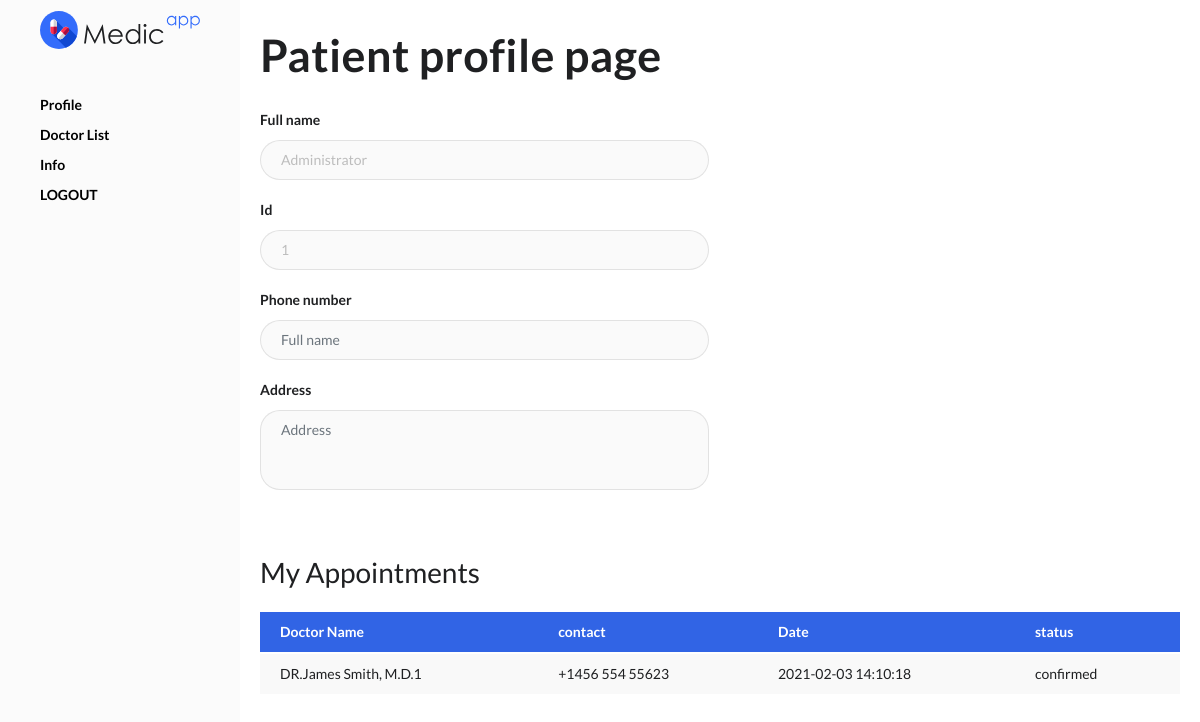
The page /patient/index.php (signed in) on the database as committed earlier.
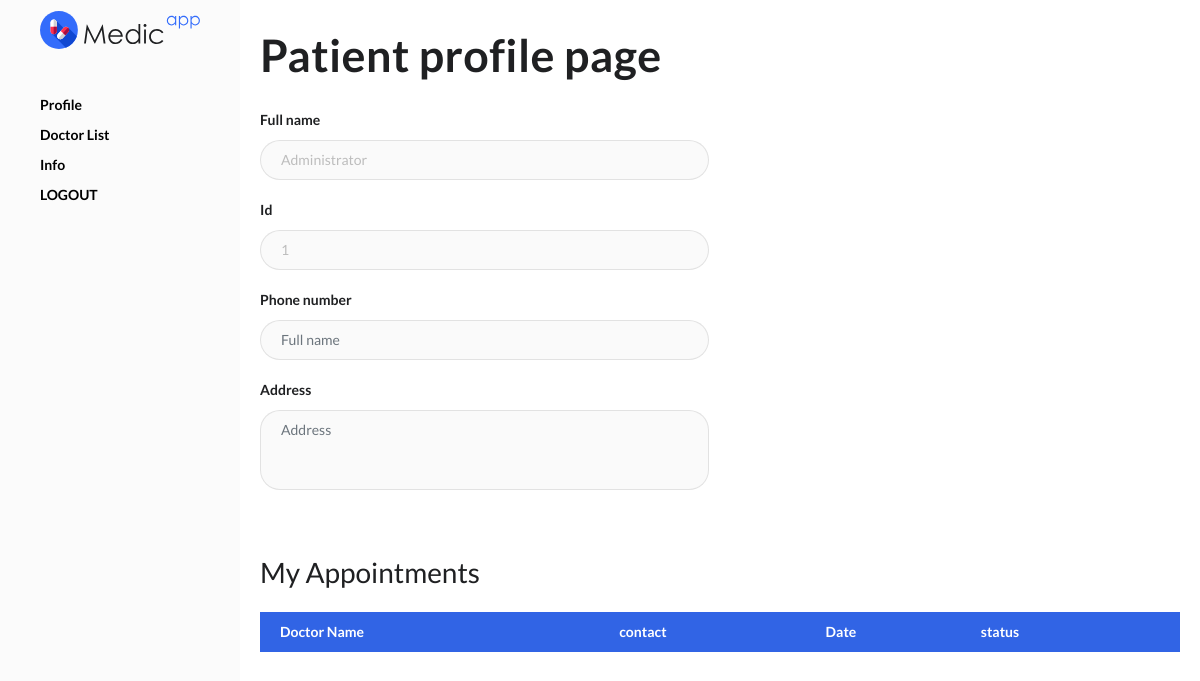
The same page on the database as committed later.
### tables this page shows
CREATE TABLE `users` (
  `id` int(30) NOT NULL,
  `name` varchar(200) NOT NULL,
  `address` text NOT NULL,
  `contact` text NOT NULL,
  `username` varchar(100) NOT NULL,
  `password` varchar(200) NOT NULL,
  `type` tinyint(1) NOT NULL DEFAULT 2 COMMENT '1=admin , 2 = doctor,3=patient'
);

CREATE TABLE `appointment_list` (
  `id` int(30) NOT NULL,
  `doctor_id` int(30) NOT NULL,
  `patient_id` int(30) NOT NULL,
  `schedule` varchar(255) NOT NULL,
  `status` tinyint(1) NOT NULL DEFAULT 0 COMMENT '0= for verification, 1=confirmed,2= reschedule,3=done',
  `date_created` datetime NOT NULL DEFAULT current_timestamp()
);

### include/DB_manage.php (called while the page is built, shortened)
<?php
class DB_Manage {
    function __construct() {
        require_once 'DB_Connect.php';
        $db = new Db_Connect();
         $this->db = $db->connect();
    }
}
?>

### include/DB_Connect.php (called while the page is built, shortened)
<?php
class DB_Connect {
    public function connect() {
        $this->conn = new mysqli(DB_HOST, DB_USER, DB_PASSWORD, DB_DATABASE);
        mysqli_set_charset( $this->conn,'utf8');
        return $this->conn;
    }
}
?>

### patient/index.php (the view, shortened to what this page needs)
<?php
require_once dirname(__FILE__, 2) . '/include/DB_Manage.php';
$mng = new DB_Manage();
if (!isset($_SESSION['id'])) {
    header("Location:../index.php");
    die();
} else {
    $stmt = $mng->db->prepare("SELECT * FROM `users` WHERE id =" .$_SESSION['id']);
    if ($stmt->execute()) {
        $order = $stmt->get_result()->fetch_assoc();
    }    }
    ?>
<!doctype html>
<html lang="en">
<head><base href="../">
    <link rel="stylesheet" href="assets/css/bootstrap/bootstrap.css">
    <link rel="stylesheet" href="assets/css/icofont.min.css">
    <link rel="stylesheet" href="assets/css/simple-line-icons.css">
    <link rel="stylesheet" href="assets/css/jquery.typeahead.css">
    <link rel="stylesheet" href="assets/css/datatables.min.css">
    <link rel="stylesheet" href="assets/css/bootstrap-select.min.css">
    <link rel="stylesheet" href="assets/css/Chart.min.css">
    <link rel="stylesheet" href="assets/css/morris.css">
    <link rel="stylesheet" href="assets/css/leaflet.css">
    <link rel="stylesheet" href="assets/css/style.css">
</head>
<body class="vertical-layout boxed">
    <div class="page-box">
        <div class="app-container">
<?php include("layout/side.php"); ?>
            <main class="main-content">
                <div class="main-content-wrap">
                    <header class="page-header">
                        <h1 class="page-title">Patient profile page</h1>
                    </header>
                    <div class="page-content">
                        <div class="row">
                            <div class="col col-12 col-md-6 mb-4">
                                <form>
                                    <div class="form-group"><label>Full name</label> <input class="form-control"
                                            type="text" placeholder="Full name" value="<?php echo $order['name']; ?>"readonly="readonly"></div>
                                    <div class="form-group"><label>Id</label> <input class="form-control" type="text"
                                            placeholder="Id" value="<?php echo $order['id']; ?>" readonly="readonly"></div>
                                    <div class="form-group"><label>Phone number</label> <input class="form-control"
                                            type="text" placeholder="Full name" value="<?php echo $order['contact']; ?>"readonly="readonly"></div>
                                    <div class="form-group"><label>Address</label> <textarea class="form-control"
                                            placeholder="Address"
                                            rows="3" readonly="readonly" ><?php echo $order['address']; ?></textarea></div>
                                </form>
                            </div>
                        </div>
                        <div class="card mb-0 mt-4">
                            <div class="card-header">My Appointments</div>
                            <div class="card-body">
                                <div class="table-responsive">
                                    <table class="table table-hover">
                                        <thead>
                                            <tr class="bg-primary text-white">
                                                <th scope="col" >Doctor Name</th>
                                                <th scope="col">contact</th>
                                                <th scope="col">Date</th>
                                                <th scope="col">status</th>
                                            </tr>
                                        </thead>
                                        <tbody>
<?php
  $stmt1 = $mng->db->prepare("SELECT name,contact,schedule,status FROM users u INNER JOIN appointment_list a on a.doctor_id=u.id WHERE a.patient_id =" .$_SESSION['id']);
    if ($stmt1->execute()) {
        $order1 = $stmt1->get_result()->fetch_all(MYSQLI_ASSOC);
    }
foreach($order1 as $row) {
    echo"<tr>";
    echo "<td>".$row['name']."</td>";
    echo "<td>".$row['contact']."</td>";
    echo "<td>".$row['schedule']."</td>";
if($row['status']==0)
    echo "<td >Pending</td>";
    else echo "<td>confirmed</td>";
    echo"</tr>";
}
                                                ?>
                                        </tbody>
                                    </table>
                                </div>
                            </div>
                        </div>
                    </div>
                </div>
            </main>
        </div>
    </div>
</body>
</html>

Rows that differ between the two databases and show on the page:
no longer on this page (row edited): users: name "DR.James Smith, M.D.1", contact "+1456 554 55623", appointment_list.schedule "2021-02-03 14:10:18"
